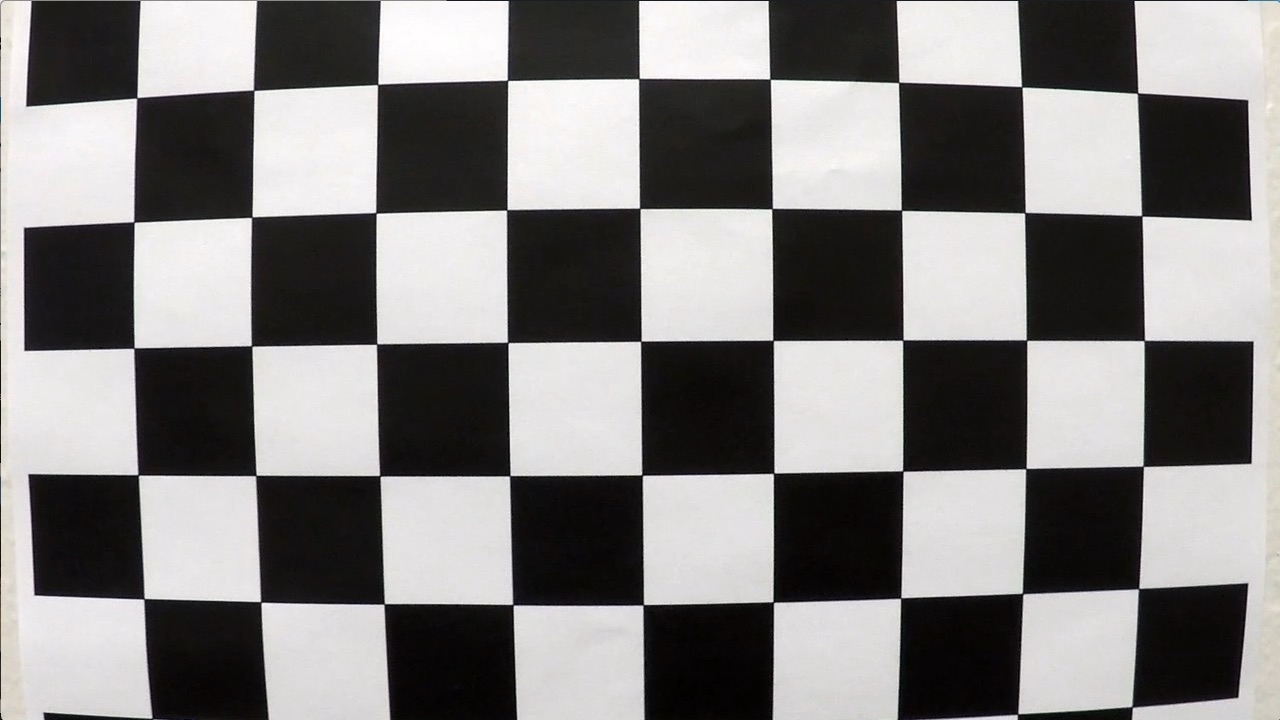
#> input picture Playground_notebooks/camera_cal/test_image/test_image2.jpg, 1280 x 720 px
$ jupyter execute --allow-errors Playground-Part4-Detect.ipynb   (shell and % lines are left out)   (Python 2 division)   (older library calls are emulated)
#> lines starting #> are read from the running program, lines starting #| are printed output that depends on the picture; after the words box and inside, x2 and y2 are one past the last pixel; in counts of white or black regions, pixels touching at a corner belong together
# Part 4 - Detect Lane

### Let's detect and annotate the lane.

[cell 1]
import pickle
import cv2
import numpy as np
import matplotlib.pyplot as plt

# Read in the saved camera matrix and distortion coefficients
# These are the arrays we calculated using cv2.calibrateCamera()
dist_pickle = pickle.load( open( "camera_cal/camera_cal_dist_pickle.p", "rb" ) )
#> (reads Playground_notebooks/camera_cal/camera_cal_dist_pickle.p from the repository)
mtx = dist_pickle["mtx"]
dist = dist_pickle["dist"]

# Read in the saved perspective transformation matrices
# These are the arrays we calculated using cv2.getPerspectiveTransform()
dist_pickle = pickle.load( open( "camera_cal/perspective_trans_matrices.p", "rb" ) )
#> (reads Playground_notebooks/camera_cal/perspective_trans_matrices.p from the repository)
M = dist_pickle["M"]
Minv = dist_pickle["Minv"]

### Test camera calibration

[cell 2]
# Read and undistort image test
img = cv2.imread('camera_cal/test_image/test_image2.jpg')
#> img is the input picture: shape (720, 1280, 3); mean B, G, R 127.8, 128.4, 130.1
dst = cv2.undistort(img, mtx, dist, None, mtx)
cv2.imwrite('camera_cal/test_image/test_undist2.jpg',dst)

#dst = cv2.cvtColor(dst, cv2.COLOR_BGR2RGB)
# Visualize undistortion
f, (ax1, ax2) = plt.subplots(1, 2, figsize=(20,10))
ax1.imshow(img)
ax1.set_title('Original Image', fontsize=30)
ax2.imshow(dst)
ax2.set_title('Undistorted Image', fontsize=30)

### Test perspective transformation

[cell 3]
# load image
img = cv2.imread('test_images/straight_lines2.jpg')
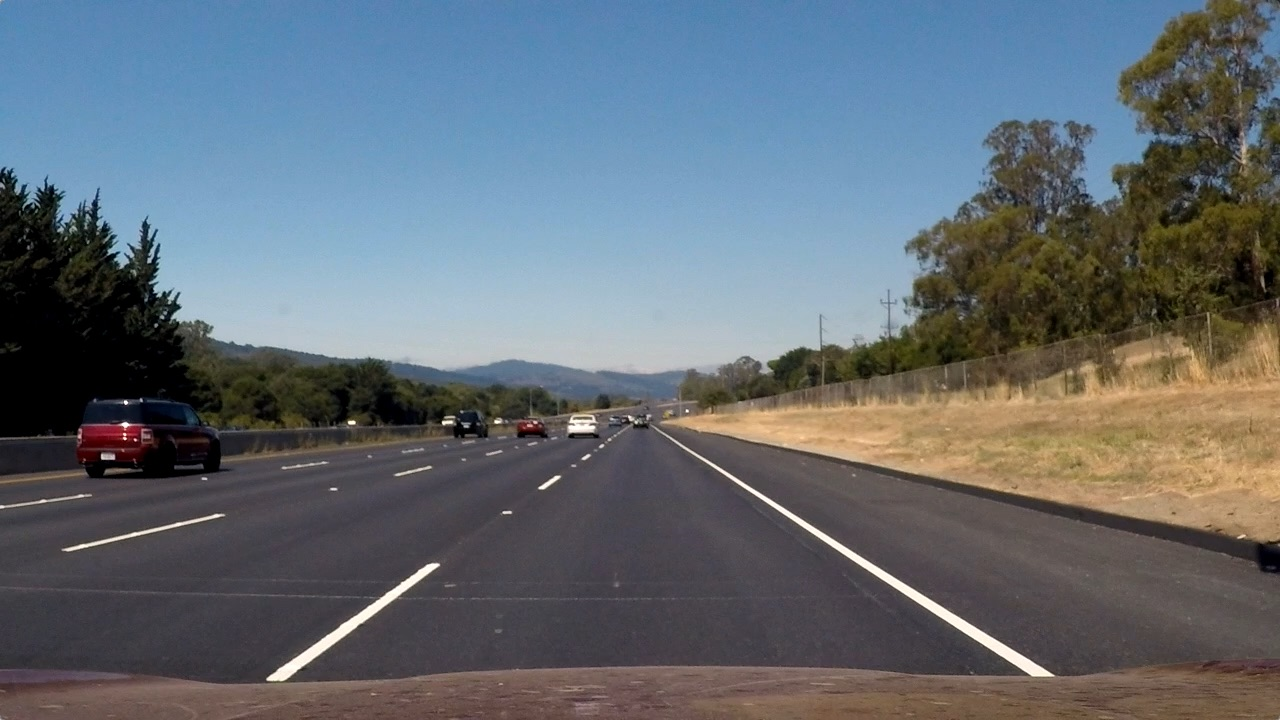
#> input picture Playground_notebooks/test_images/straight_lines2.jpg, 1280 x 720 px
#> img is the input picture: shape (720, 1280, 3); mean B, G, R 115.1, 107.7, 99.4
img = cv2.cvtColor(img, cv2.COLOR_BGR2RGB)
print(img.shape)
#| (720, 1280, 3)

# undistort and get size
img = cv2.undistort(img, mtx, dist, None, mtx)
img_size = (img.shape[1], img.shape[0])

# transform image
warped = cv2.warpPerspective(img, M, img_size, flags=cv2.INTER_LINEAR)
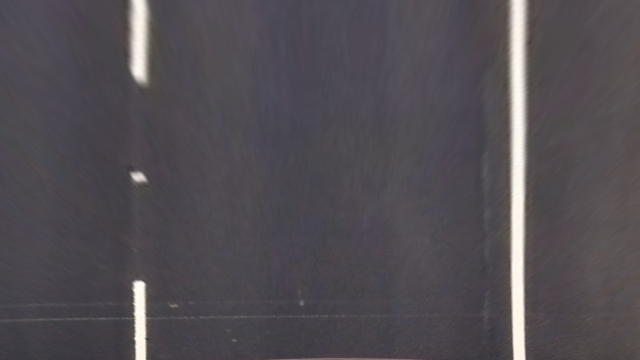
#> warped: shape (720, 1280, 3) (shown at 1/2 size); mean R, G, B 82.2, 77.4, 83.3

# transform it back
warped_back = cv2.warpPerspective(warped, Minv, img_size, flags=cv2.INTER_LINEAR)

# Visualize it
f, (ax1, ax2, ax3) = plt.subplots(1, 3, figsize=(20,10))
ax1.imshow(img)
ax1.set_title('Original Image', fontsize=20)
ax2.imshow(warped)
ax2.set_title('Warped Image', fontsize=20)
ax3.imshow(warped_back)
ax3.set_title('Warped Back Image', fontsize=20)

### Let's test the thresholding

[cell 4]
import glob

# Make a list of images
images = glob.glob('test_images/test*.jpg')
images.sort()

[cell 5]
images

[cell 6]
# Enlarge Inline Pictures
import matplotlib as mpl
mpl.rcParams['figure.figsize'] = "14, 8" # or  whatever you want

[cell 7]
def filter_WhiteYellow(image):
    """
    Filter the image, showing only a range of white and yellow
    """
    # Filter White
    threshold = 200
    high_threshold = np.array([255, 255, 255]) #Bright white
    low_threshold = np.array([threshold, threshold, threshold]) #Soft White
    mask = cv2.inRange(image, low_threshold, high_threshold)
    white_img = cv2.bitwise_and(image, image, mask=mask)

    # Filter Yellow
    hsv_img = cv2.cvtColor(image, cv2.COLOR_BGR2HSV) #Changing Color-space, HSV is better for object detection
    #For HSV, Hue range is [0,179], Saturation range is [0,255] and Value range is [0,255].
    high_threshold = np.array([110,255,255]) #Bright Yellow
    low_threshold = np.array([90,100,100]) #Soft Yellow
    mask = cv2.inRange(hsv_img, low_threshold, high_threshold)
    yellow_img = cv2.bitwise_and(image, image, mask=mask)

    # Combine the two above images
    filtered_img = cv2.addWeighted(white_img, 1., yellow_img, 1., 0.)

    return filtered_img

[cell 8]
# [46 lines left out: functions mag_thresh, pipeline_thresholding2, not called in this run]


def pipeline_thresholding(img, M, img_size):

    # Filter white and Yellow to make it easier for more accurate Canny detection
    filtered_img = filter_WhiteYellow(img)
    # Convert image to gray scale
    gray = cv2.cvtColor(filtered_img, cv2.COLOR_RGB2GRAY)
    binary_output2 = np.zeros_like(gray)
    binary_output2[(gray > 0)] = 1

    warped = cv2.warpPerspective(binary_output2, M, img_size, flags=cv2.INTER_LINEAR)

    return warped, binary_output2


#reading in an image
#> (the rest of this cell did not finish here and is left out)

### Apply to several test images

[cell 9]
#  Plotting function for images
def plotImages_perspective3(images, mtx, dist, M, ncols=1, cmap=None, prefix_label = 'label:'):
    """
    Plot images in a subplot arrangement.
    images = python list of images full path
    ncols = numbers of columns in the image plot arrangement
    prefix_label = prefix label to show on top of images
    """
#> called with mtx = array of shape (3, 3), dist = array of shape (1, 5), M = array of shape (3, 3), ncols = 2, cmap = 'gray', prefix_label = 'Perspective:'
    from os.path import basename

    nrows = int(np.ceil(len(images) / ncols))
    scalesize = nrows*ncols
    f, axarr = plt.subplots(nrows, ncols, figsize=(8*ncols, 4*nrows))
    f.subplots_adjust(hspace=0.2, wspace=0.05)
    axarr = axarr.flatten() # iterate on plots via 1D

    for idx, fname in enumerate(images):
        # load image, change color space, undistort, get sizes
        img = cv2.imread(fname)
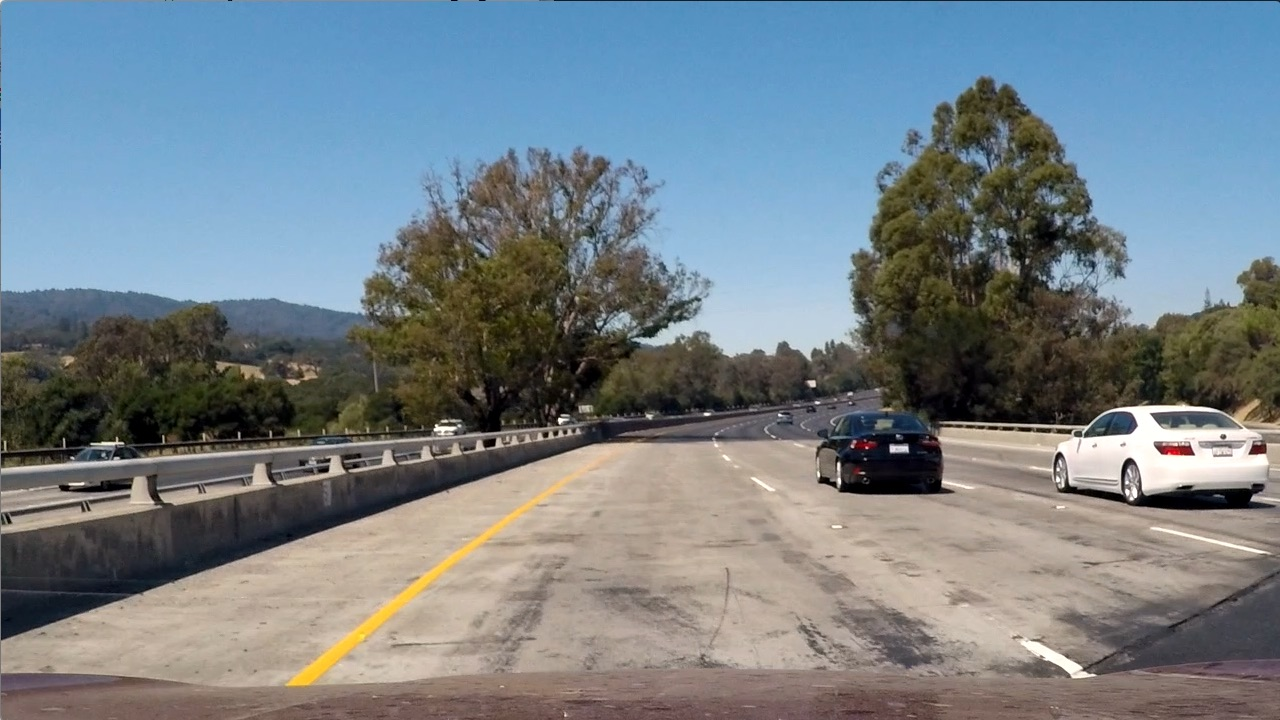
#> input picture Playground_notebooks/test_images/test1.jpg, 1280 x 720 px
#> img is the input picture: shape (720, 1280, 3); mean B, G, R 135.5, 128.7, 117.5
        img = cv2.cvtColor(img, cv2.COLOR_BGR2RGB)
        img = cv2.undistort(img, mtx, dist, None, mtx)
        img_size = (img.shape[1], img.shape[0])

        warped, binary_threshold = pipeline_thresholding(img, M, img_size)
#> in filter_WhiteYellow, `mask = cv2.inRange(image, low_threshold, high_threshold)`:
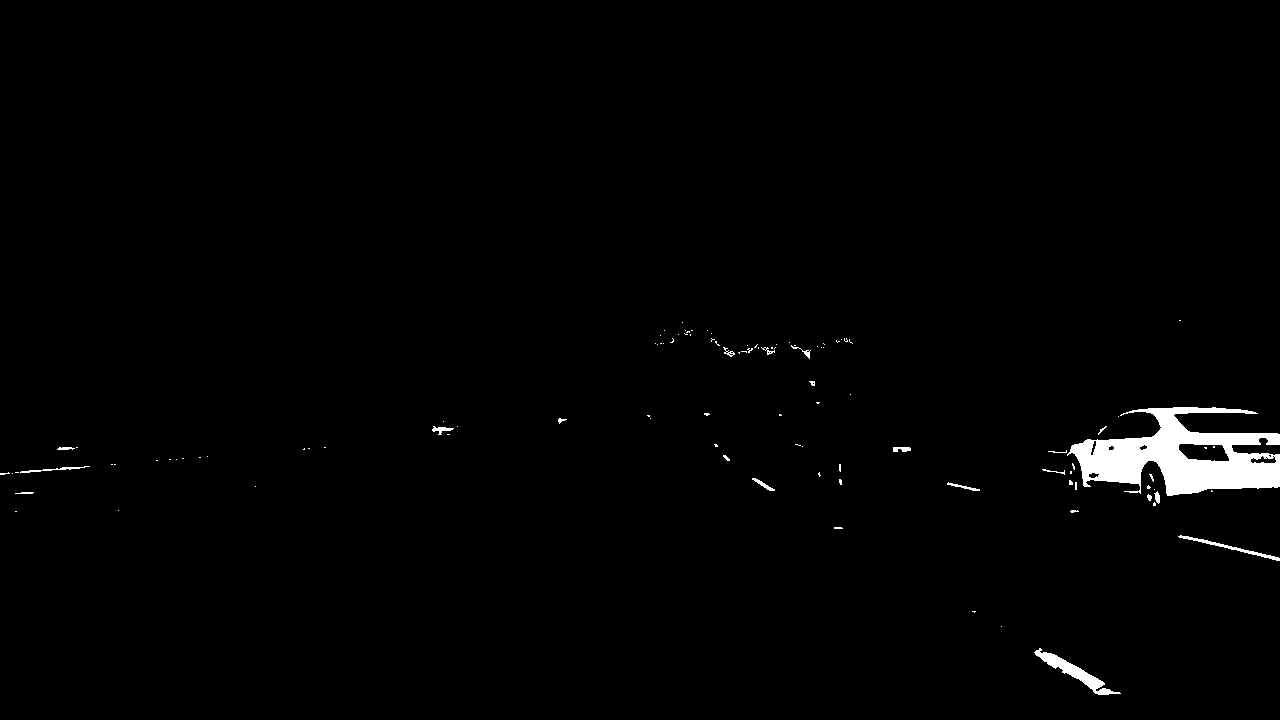
#> mask: shape (720, 1280); 1.3% white; 108 white regions (87 under 20 px), largest, box (x1, y1, x2, y2) and area: (1067, 407, 1280, 496) 9859, (1034, 648, 1121, 695) 889, (1178, 535, 1280, 561) 327
#> (the rest of the program and of its run is left out)
